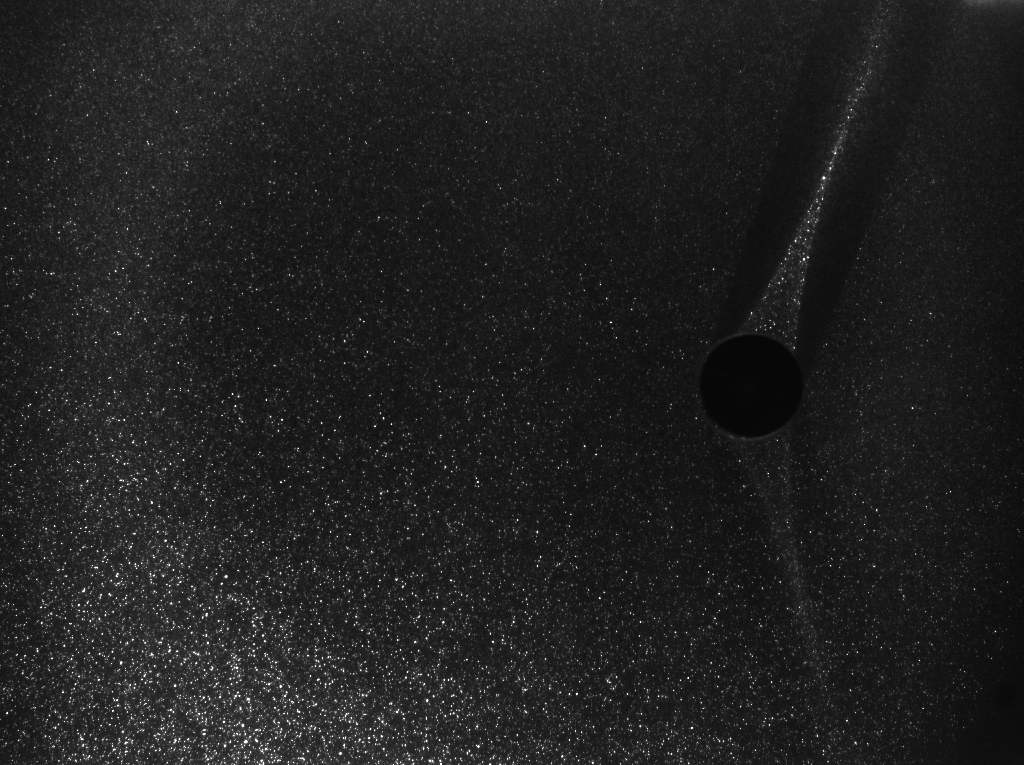
%> input picture PIVLab/PIVlab_Karman_01.bmp, 1024 x 765 px
$ octave --eval "result = spotDetector(imread('../PIVLab/PIVlab_Karman_01.bmp'));"   (GNU Octave 9; MATLAB toolbox functions it lacks are replaced by stand-ins)
%> lines starting %> are read from the running program, lines starting %| are printed output that depends on the picture; in (x1, y1, x2, y2) boxes, pixels count from 0 and x2, y2 are one past the last pixel; in counts of white or black regions, pixels touching at a corner belong together; the program's own positions count from 1
### spotDetector/awt.m
function W = awt(I, varargin)
% W = AWT(I) computes the A Trou Wavelet Transform of image I.
% A description of the algorithm can be found in:
% J.-L. Starck, F. Murtagh, A. Bijaoui, "Image Processing and Data
% Analysis: The Multiscale Approach", Cambridge Press, Cambridge, 2000.
%
% W = AWT(I, nBands) computes the A Trou Wavelet decomposition of the
% image I up to nBands scale (inclusive). The default value is nBands =
% ceil(max(log2(N), log2(M))), where [N M] = size(I).
%
% Output:
% W contains the wavelet coefficients, an array of size N x M x nBands+1.
% The coefficients are organized as follows:
% W(:, :, 1:nBands) corresponds to the wavelet coefficients (also called
% detail images) at scale k = 1...nBands
% W(:, :, nBands+1) corresponds to the last approximation image A_K.
%
% You can use awtDisplay(W) to display the wavelet coefficients.
%
% Sylvain Berlemont, 2009

[N, M] = size(I);

K = ceil(max(log2(N), log2(M)));

nBands = K;

if nargin > 1 && ~isempty(varargin{1})
    nBands = varargin{1};

    if nBands < 1 || nBands > K
        error('invalid range for nBands parameter.');
    end
end

if(nargin==3)
   W = varargin{2};
else
    W = zeros(N, M, nBands + 1);
end


I = double(I);


lastA = I;
 for k = 1:nBands
    newA = convolve(lastA, k);
    W(:, :, k) = lastA - newA;
    lastA = newA;

end

W(:, :, nBands + 1) = lastA;

end

function I = convolve(I, k)

%Fill in filter
h = zeros(2^(k+1) +1,1);
h(1 + 2^k) = 6;
h(1) = 1;
h(end) = 1;
h(1+ 2^(k-1)) = 4;
h(end -2^(k-1)) = 4;
h = 0.0625*h;

%hGPU = gpuArray(h);
%hGPUtrans = gpuArray(h');
%h = gpuArray(h);

I = imfilter(I, h, 'replicate');
I = imfilter(I, h', 'replicate');


end

### spotDetector/spotDetectorGPU.m
% [frameInfo imgDenoised] = detectSpotsWT(img, S, dthreshold, postProcLevel)
%
% Performs detection of local intensity clusters through a combination of
% multiscale products and denoising by iterative filtering from
% significant coefficients:
% Olivo-Marin, "Extraction of spots in biological images using multiscale products," Pattern Recoginition 35, pp. 1989-1996, 2002.
% Starck et al., "Image Processing and Data Analysis," Section 2.3.4, p. 73
%
% INPUTS:   img             : input image (2D array)
%           {S}             : postprocessing level.
%           {dthreshold}    : minimum allowed distance of secondary maxima in large clusters
%           {postProcLevel} : morphological post processing level for mask

% Parts of this function are based on code by Henry Jaqaman.
% Francois Aguet, March 2010

function [frameInfo imgDenoised] = spotDetector(img, S, dthreshold, postProcLevel)

if nargin<2
    S = 4;
end
if nargin<3
    dthreshold = 5;
end
if nargin<4
    postProcLevel = 1;
end

maxI = max(img(:));
minI = min(img(:));
[ny nx] = size(img);

%===================================================
% Iterative filtering from significant coefficients
%===================================================

%Create arrays on GPU for processing images

%Moving img onto the GPU
img = gpuArray(img);

W = gpuArray(zeros(size(img,1), size(img,2), S+1));
mask = gpuArray(zeros(size(img)));
result = gpuArray(zeros(size(img)));

imgDenoised = significantCoefficientDenoising(img, S,result, mask,W);

res = img - imgDenoised; % residuals
sigma_res0 = std(res(:));

delta = 1;

%Keep on iterating algorithm until the difference in the result is below
%some threshold (0.002 is probably an arbitrary choice)
n = 1;

frameInfo = 0;

%Ignore all iterations and output the first pass-it's pretty good!
resDenoised = significantCoefficientDenoising(res, S,result, mask,W);
imgDenoised = imgDenoised + resDenoised; % add significant residuals

end

%=======================
% Subfunctions
%=======================
    function result = significantCoefficientDenoising(img, S,result, mask,W)

       % mask = zeros(size(img));
       % result = zeros(size(img));
        W = awt(img, S,W);
     %   W = awt_test(img, S,W);
        mask(:) = 0;
        result(:) = 0;
        for s = 1:S
            %   result(:) = 0;
            regInd = gpuArray(find(~isnan(W(:,:,s))));

            tmp1 = W(:,:,s); tmp = tmp1(regInd);

            %tmp(isnan(tmp)) = [];  tmp1(isnan(tmp1)) = 0;


            %tmp(~regMask) =[]; tmp1(~regMask) = 0;

            normV =length(tmp(:));
            meanV = sum(tmp(:))/normV;

            stdV = sqrt(1/normV)*norm(tmp(:)-meanV);
            mask(abs(tmp1) >= 3*stdV) = 1;
            result = result + tmp1.*mask;

            % [28 lines of commented-out code are left out]
        end

    end
%> in spotDetector, `maxI = max(img(:));`: maxI = 255
%> in spotDetector, `minI = min(img(:));`: minI = 5
%> in spotDetector, img is the input picture: size 765x1024 uint8; min 5, max 255, mean 32.4
%> in awt, `nBands = varargin{1};`: nBands = 4
%> the loop in awt, `for k = 1:nBands` made 4 passes
%> h in convolve on passes 1 to 2: [0.0625; 0.25; 0.375; 0.25; 0.0625], [0.0625; 0; 0.25; 0; 0.375; 0; 0.25; 0; 0.0625]
%> in significantCoefficientDenoising, `mask(:) = 0;`: mask: size 765x1024 double; every value is 0
%> the loop in significantCoefficientDenoising, `for s = 1:S` made 4 passes
%> (meanV, stdV) on passes 1 to 4: (-7.91e-05, 11.56), (0.000322, 5.13), (0.000444, 2.85), (-0.00298, 1.71)
%> pass 1, in significantCoefficientDenoising, `tmp1 = W(:,:,s)`:
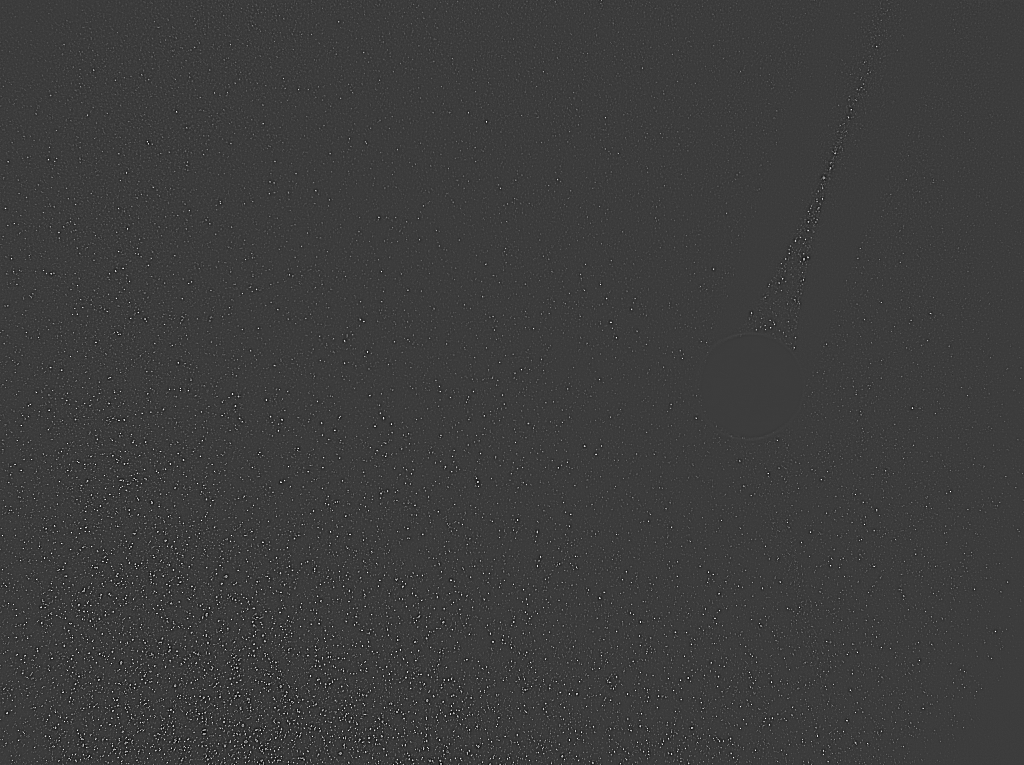
%> tmp1: size 765x1024 double; min -58.44, max 186.5, mean 0; drawn with min black and max white
%> after the loop in significantCoefficientDenoising, `for s = 1:S`:
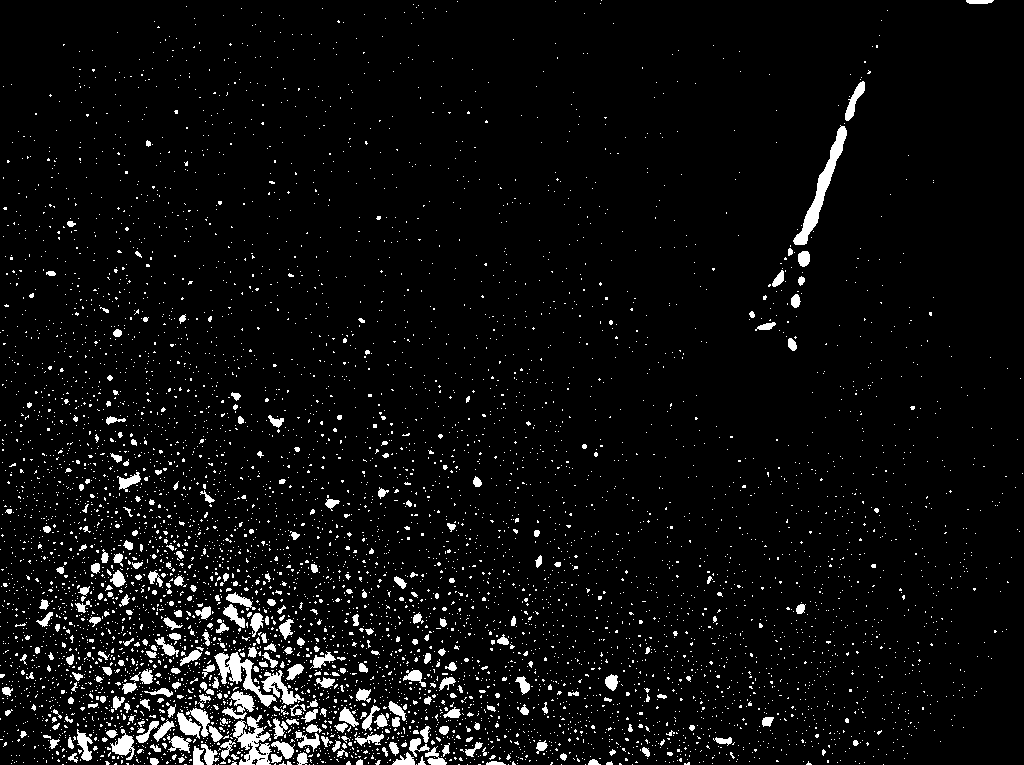
%> mask: size 765x1024 double; values 0 (black) and 1 (white), 5% white; 6368 white regions (6053 under 20 px), largest, box (x1, y1, x2, y2) and area: (793, 125, 847, 245) 1304, (233, 715, 272, 765) 990, (214, 652, 277, 707) 973
%> after the loop in significantCoefficientDenoising, `for s = 1:S`: result: size 765x1024 double; min -33.38, max 236.3, mean 1.9
%> in spotDetector, `sigma_res0 = std(res(:));`: sigma_res0 = 11.35
%> call 2 of significantCoefficientDenoising, with S = 4
%> the loop in awt (call 2), `for k = 1:nBands` made 4 passes
%> pass 1, in convolve (call 5), `I = imfilter(I, h', 'replicate');`:
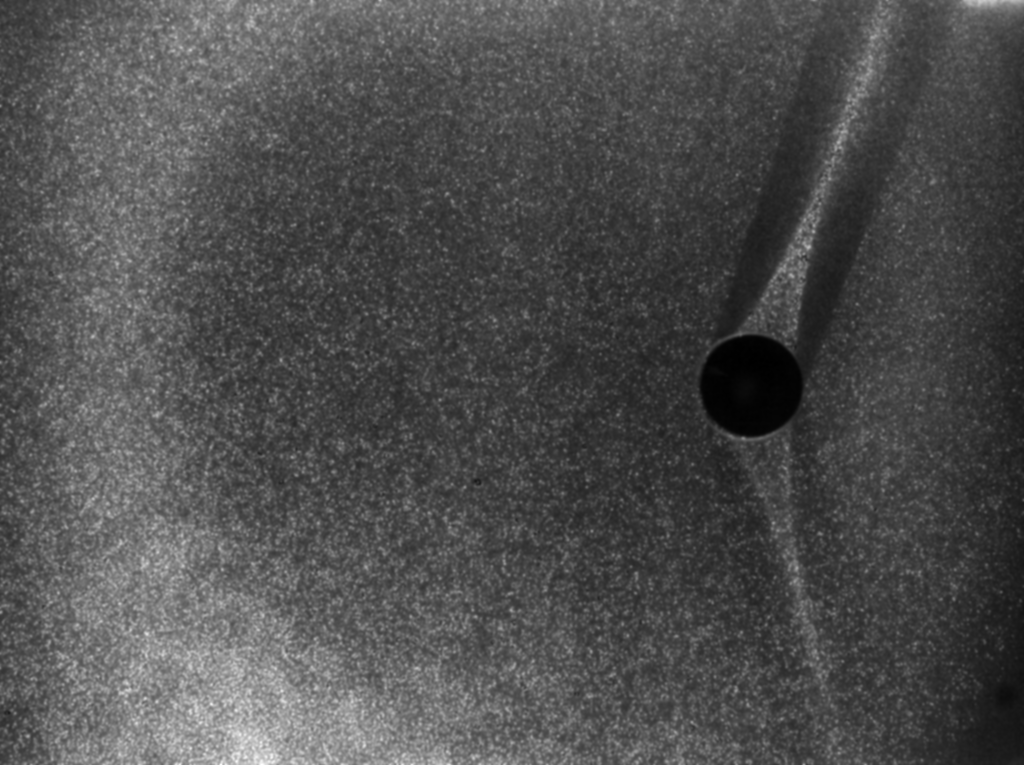
%> I: size 765x1024 double; min 5.79, max 86.12, mean 30.6; drawn with min black and max white
%> the loop in significantCoefficientDenoising (call 2), `for s = 1:S` made 4 passes
%> (meanV, stdV) on passes 1 to 4: (-5.09e-05, 5.37), (-0.000172, 2.29), (-0.000933, 1.31), (-0.00406, 0.894)
%> after the loop in significantCoefficientDenoising (call 2), `for s = 1:S`:
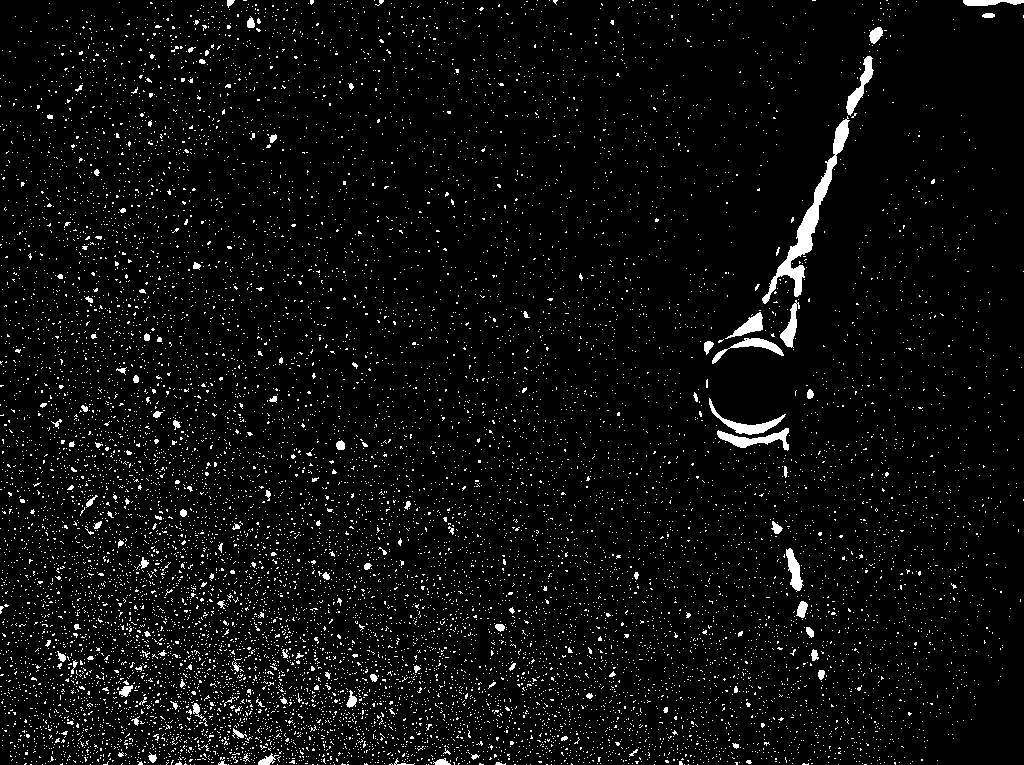
%> mask: size 765x1024 double; values 0 (black) and 1 (white), 4.5% white; 12850 white regions (12724 under 20 px), largest, box (x1, y1, x2, y2) and area: (762, 116, 850, 304) 2277, (717, 428, 789, 451) 626, (709, 398, 786, 435) 577
%> after the loop in significantCoefficientDenoising (call 2), `for s = 1:S`:
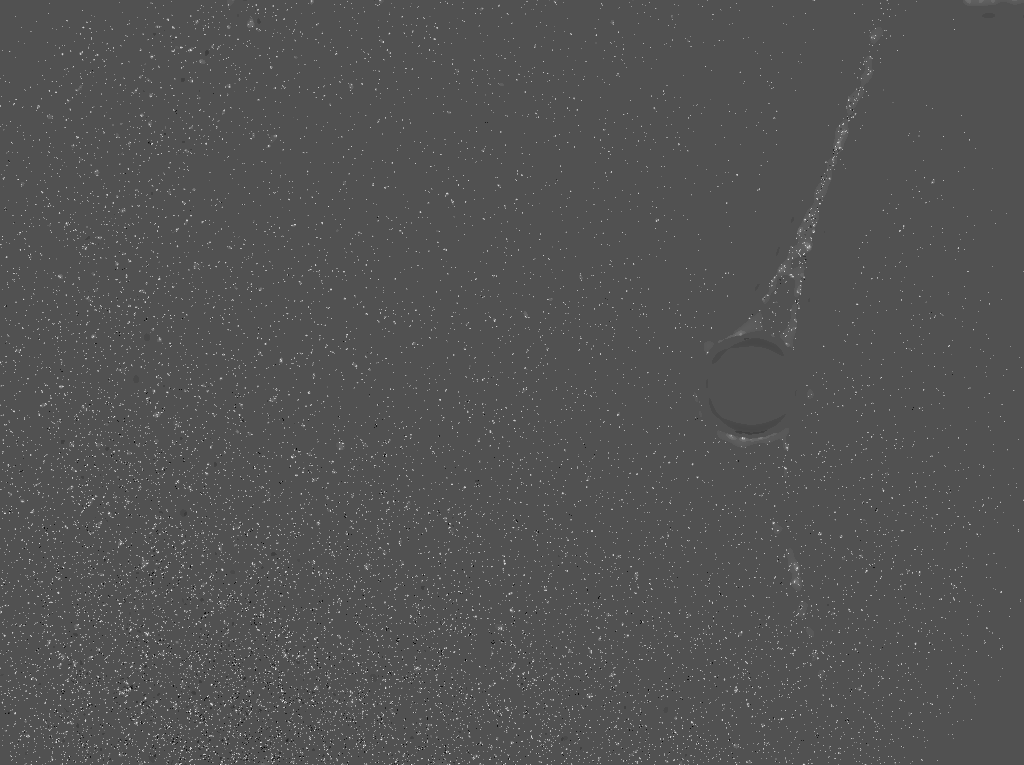
%> result: size 765x1024 double; min -31.27, max 67.05, mean 0.8; drawn with min black and max white
%> `result = spotDetector(imread('../PIVLab/PIVlab_Karman_01.bmp'));`: result = 0
